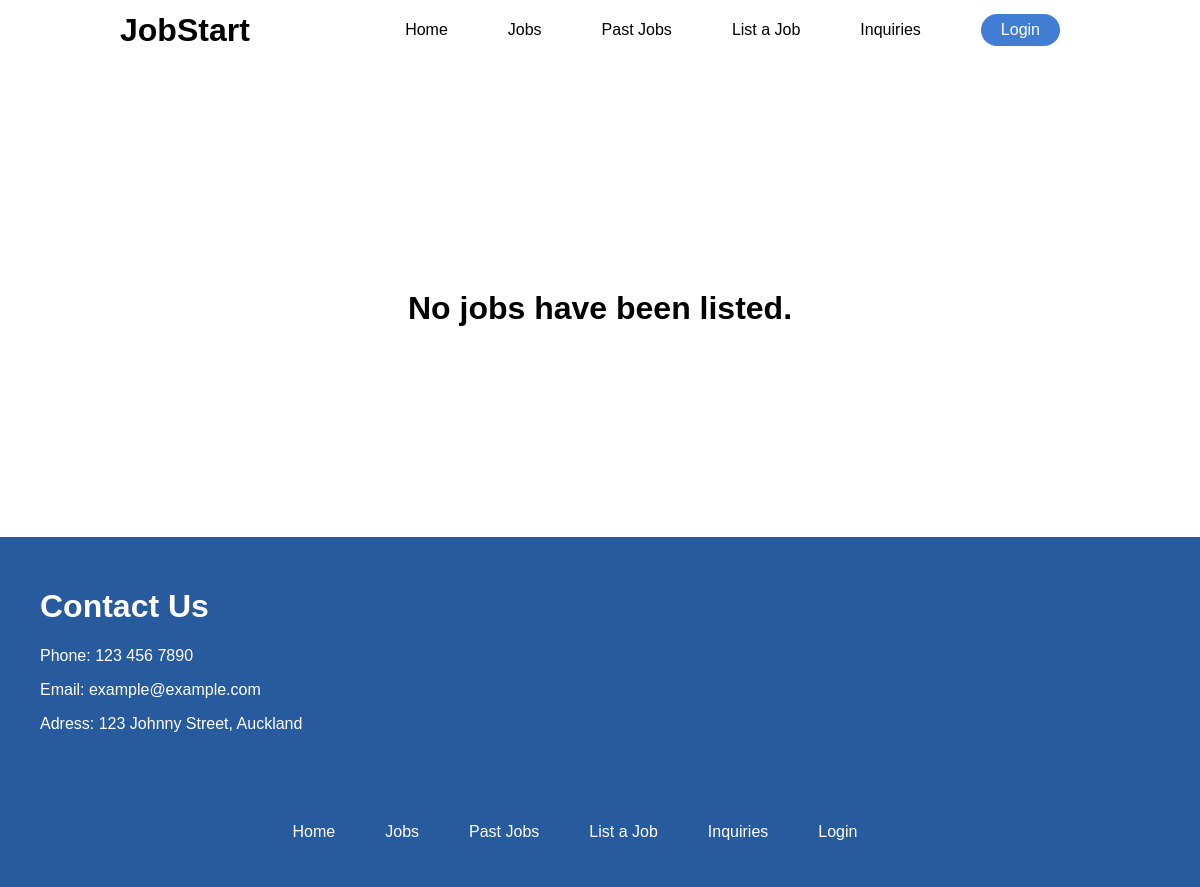
/jobs, run on an earlier commit of the app's database.
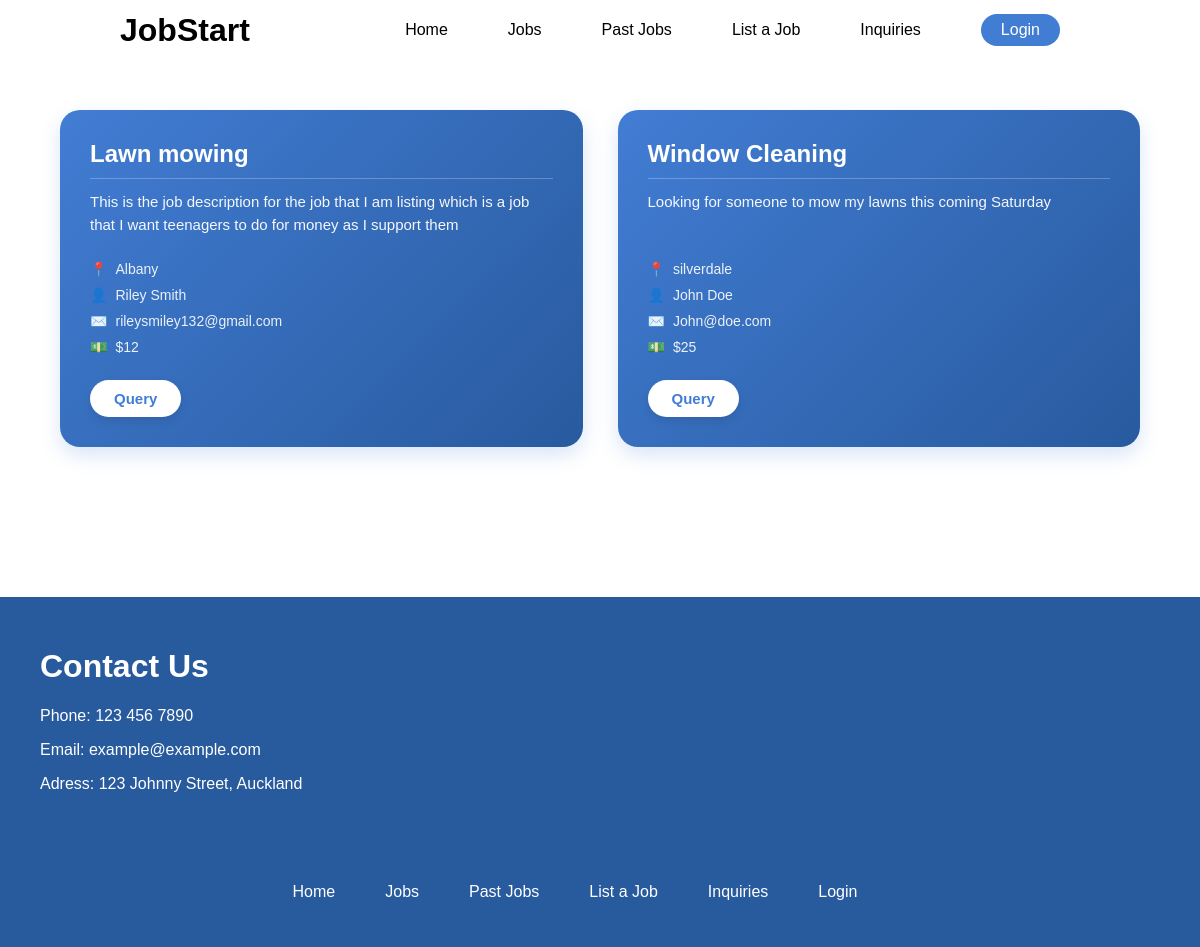
And on a later commit of the database.
### tables this page shows
CREATE TABLE jobs (user_id INTEGER REFERENCES users (user_id), job_id INTEGER PRIMARY KEY AUTOINCREMENT, job_desc TEXT, job_title TEXT, job_location TEXT, completed TEXT, pay NUMERIC);

CREATE TABLE users (user_id INTEGER PRIMARY KEY AUTOINCREMENT, user_name TEXT, user_email TEXT, user_pwd TEXT);

### app.py (the view)
@app.route('/jobs')
def jobs():
    conn = sqlite3.connect('app.db')
    conn.row_factory = sqlite3.Row
    cursor = conn.cursor()
    query = '''
        SELECT jobs.*, users.user_name, users.user_email
        FROM jobs
        JOIN users ON jobs.user_id = users.user_id
        WHERE jobs.completed = "no"
    '''
    jobs = cursor.execute(query).fetchall()
    conn.close()
    return render_template('jobs.html', jobs=jobs)

### templates/jobs.html (shortened to what this page needs)
{% extends 'layout.html' %}
{% block content %}
    <div class="all-jobs-container">
        {% if jobs %}
            {% for job in jobs %}
                <div class="job-container" id="job--{ loop.index }">
                    <h1 class="job-title">{{ job[3] }}</h1>
                    <p class="job-desc">{{ job[2] }}</p>
                    <p class="job-location">{{ job[4] }}</p>
                    <p class="job-user-name">{{ job[7] }}</p>
                    <p class="job-user-email">{{ job[8] }}</p>
                    <p class="job-pay">${{ job[6] }}</p>
                    <a href="{{ url_for('job_details', job_id=job[1]) }}"><button class="query-btn">Query</button></a>
                </div>
            {% endfor %}
        {% else %}
            <h1 class="no-jobs-title">No jobs have been listed.</h1>
        {% endif %}
    </div>
{% endblock %}

### templates/layout.html (shortened to what this page needs)
<!DOCTYPE html>
<html lang="en">
    <head>
        <link rel="stylesheet" href="{{ url_for('static', filename='style.css') }}">
    </head>
    <body>
        {% include 'nav.html' %}
        {% block content %}{% endblock %}
        {% include 'footer.html' %}
    </body>
</html>

### templates/nav.html (shortened to what this page needs)
<div class="nav-bar">
    <a href="{{ url_for('root') }}"><h1 class="nav-title">JobStart</h1></a>
    <a class="nav-link" href="{{ url_for('root') }}" id="nav-home-link">Home</a>
    <a class="nav-link" href="{{ url_for('jobs') }}">Jobs</a>
    <a class="nav-link" href="{{ url_for('past_jobs') }}">Past Jobs</a>
    <a class="nav-link" href="{{ url_for('list_job') }}">List a Job</a>
    <a class="nav-link" href="{{ url_for('inquiries') }}">Inquiries</a>
    {% if session.get('user_email') %}
        <a href="/logout" class="login-nav-link"><button class="login-nav-btn">Logout</button></a>
    {% else %}
        <a href="/login" class="login-nav-link"><button class="login-nav-btn">Login</button></a>
    {% endif %}
</div>

### templates/footer.html
<div class="footer">
    <div class="footer-top">
        <h1 class="footer-title">Contact Us</h1>
        <p class="footer-text">Phone: 123 456 7890</p>
        <p class="footer-text">Email: example@example.com</p>
        <p class="footer-text">Adress: 123 Johnny Street, Auckland</p>
    </div>
    <div class="footer-links">
        <a class="footer-link" href="{{ url_for('root') }}">Home</a>
        <a class="footer-link" href="{{ url_for('jobs') }}">Jobs</a>
        <a class="footer-link" href="{{ url_for('past_jobs') }}">Past Jobs</a>
        <a class="footer-link" href="{{ url_for('list_job') }}">List a Job</a>
        <a class="footer-link" href="{{ url_for('inquiries') }}">Inquiries</a>
        <a class="footer-link" href="/login">Login</a>
    </div>
</div>

### static/style.css (style rules this page uses)
body { margin: 0; font-family: Arial; }
.nav-link { margin-right: 60px; font-size: 16px; text-decoration: none; color: black; }
#nav-home-link { margin-left: auto; }
.nav-title { position: absolute; left: 10%; top: 50%; transform: translateY(-50%); margin: 0; color: black; }
.nav-bar { position: relative; display: flex; align-items: center; background-color: white; color: black; width: 100%; height: 60px; }
.login-nav-btn { font-size: 16px; margin-right: 140px; background-color: #427dd4; color: white; border: none; border-radius: 18px; padding: 7px 20px 7px 20px; }
.footer { margin-top: 100px; width: 100%; height: 40vh; background-color: #285A9E; padding-top: 30px; }
.footer-title { color: white; margin-left: 40px; }
.footer-text { color: white; margin-left: 40px; }
.footer-links { display: flex; justify-content: center; margin-top: 90px; }
.footer-link { color: white; text-decoration: none; margin-right: 50px; }
.footer-top { margin-bottom: 20px; }
.all-jobs-container { display: grid; grid-template-columns: repeat(auto-fit, minmax(300px, 1fr)); gap: 35px; padding: 50px 5%; box-sizing: border-box; }
.job-container { background: linear-gradient(135deg, #427dd4, #285A9E); color: white; border-radius: 20px; min-height: 280px; padding: 30px; box-sizing: border-box; display: flex; flex-direction: column; box-shadow: 0 8px 20px rgba(66, 125, 212, 0.2); transition: transform 0.25 ease, box-shadow 0.25s ease; }
.job-title { font-size: 24px; margin: 0 0 12px 0; font-weight: bold; border-bottom: 1px solid rgba(255, 255, 255, 0.25); padding-bottom: 10px; }
.job-desc { font-size: 15px; line-height: 1.5; margin: 0 0 20px 0; opacity: 0.95; flex-grow: 1; }
.job-location, .job-user-name, .job-user-email, .job-pay { font-size: 14px; margin: 5px 0; opacity: 0.9; display: flex; align-items: center; }
.job-location::before { content: '📍'; margin-right: 8px; }
.job-user-name::before { content: '👤'; margin-right: 8px; }
.job-user-email::before { content: '✉️'; margin-right: 8px; }
.job-pay::before { content: '💵'; margin-right: 8px; }
.query-btn { align-self: flex-start; margin-top: 20px; color: #427dd4; background-color: white; font-size: 15px; font-weight: bold; border: none; padding: 10px 24px; border-radius: 20px; transition: all 0.2s ease; box-shadow: 0 4px 10px rgba(0, 0, 0, 0.1); }

What changed in the data, as far as the page shows it:
added jobs: job_title "Lawn mowing", job_desc "This is the job description for the job that I am listing which is a job that I want teenagers to do for money as I support them", job_location "Albany", user_name "Riley Smith", user_email "rileysmiley132@gmail.com", pay "12"
added jobs: job_title "Window Cleaning", job_desc "Looking for someone to mow my lawns this coming Saturday", job_location "silverdale", user_name "John Doe", user_email "John@doe.com", pay "25"
Also different on the page:
text no longer shown: "No jobs have been listed."
